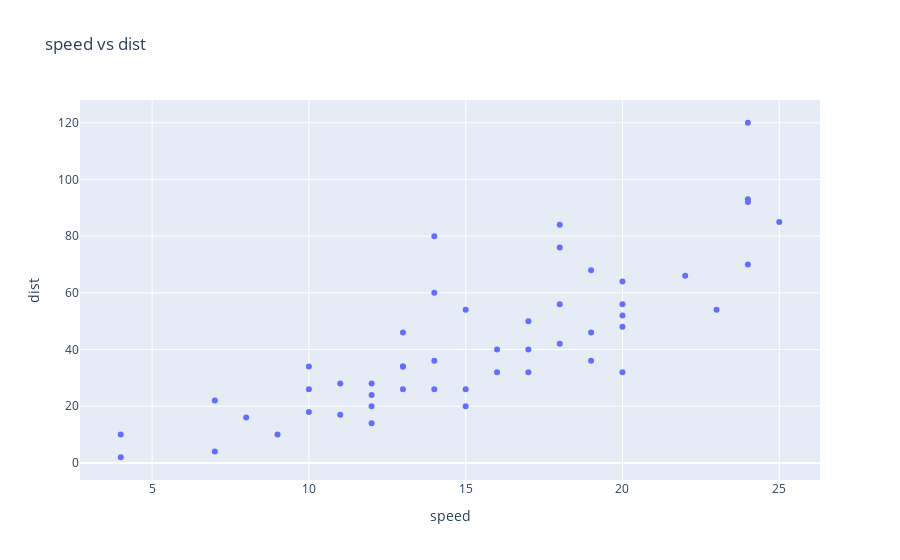

The cell this chart's notebook holds for it:
### Code cell
px.scatter(df,x="speed",y="dist",title="speed vs dist")

### Figure 1 — Plotly figure (JSON) as saved in the notebook; plotly's stock layout.template omitted (floating-point values rounded to 4 significant figures)
{"data": [{"hovertemplate": "speed=%{x}<br>dist=%{y}<extra></extra>", "legendgroup": "", "marker": {"color": "#636efa", "symbol": "circle"}, "mode": "markers", "name": "", "orientation": "v", "showlegend": false, "type": "scatter", "x": [4, 4, 7, 7, 8, 9, 10, 10, 10, 11, 11, 12, 12, 12, 12, 13, 13, 13, 13, 14, 14, 14, 14, 15, 15, 15, 16, 16, 17, 17, 17, 18, 18, 18, 18, 19, 19, 19, 20, 20, 20, 20, 20, 22, 23, 24, 24, 24, 24, 25], "xaxis": "x", "y": [2, 10, 4, 22, 16, 10, 18, 26, 34, 17, 28, 14, 20, 24, 28, 26, 34, 34, 46, 26, 36, 60, 80, 20, 26, 54, 32, 40, 32, 40, 50, 42, 56, 76, 84, 36, 46, 68, 32, 48, 52, 56, 64, 66, 54, 70, 92, 93, 120, 85], "yaxis": "y"}], "layout": {"legend": {"tracegroupgap": 0}, "title": {"text": "speed vs dist"}, "xaxis": {"anchor": "y", "domain": [0, 1], "title": {"text": "speed"}}, "yaxis": {"anchor": "x", "domain": [0, 1], "title": {"text": "dist"}}}}
